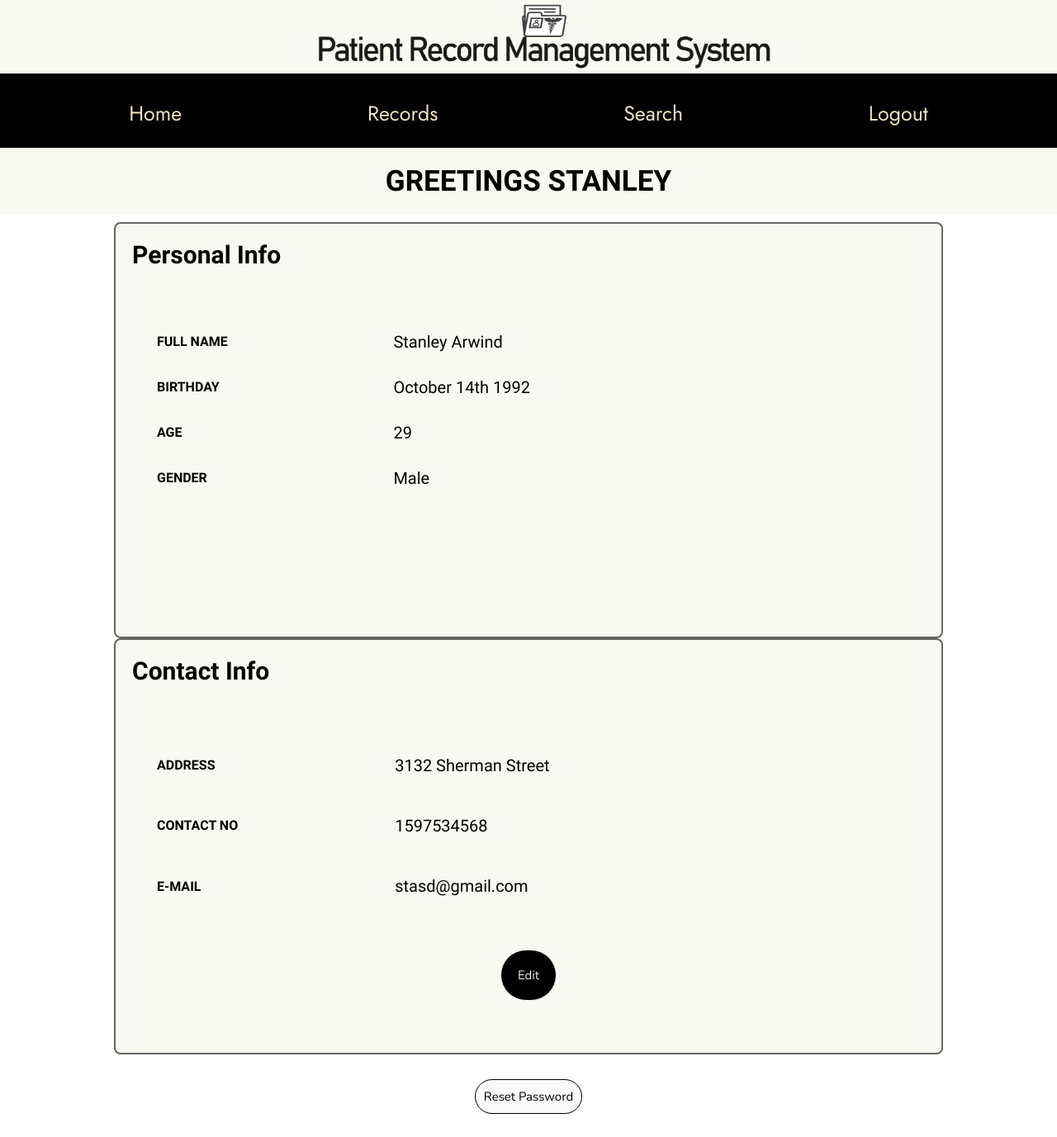
Screenshot of /pdashboard.php (signed in) with the database file from the repository.
### tables this page shows
CREATE TABLE IF NOT EXISTS `patient` (
  `SSN` varchar(20) NOT NULL,
  `F_Name` char(15) NOT NULL,
  `L_Name` char(15) NOT NULL,
  `Address` varchar(30) NOT NULL,
  `Contact_No` varchar(20) NOT NULL,
  `Email` varchar(50) DEFAULT NULL,
  `Date_Of_Birth` date NOT NULL,
  `Gender` char(10) NOT NULL
);

### pdashboard.php (the view, shortened to what this page needs)
<!DOCTYPE html>
<html>
<head>
  <link rel="stylesheet" type="text/css" href="css/pdash_style.css">
</head>
<body>
  <div class="top_img"><img src="Resource/land2.png"></div>
  <div class="navigation-bar" style="text-align: center">
    <a href="pdashboard.php" >Home</a>
    <a href="precords.php">Records </a>
    <a href="psearch.php">Search</a>
    <a class='logout' href="logout.php">Logout</a>
  </div>
  <?php
    require "connection.php";
    $uid=$_SESSION["userID"];
    $sql="SELECT SSN, F_Name, CONCAT(F_Name,' ',L_Name) AS Full_name, Address, Contact_No, Email, Date_Format(Date_Of_Birth,'%M %D %Y') AS Date_Of_Birth, Gender, DATE_FORMAT(NOW(), '%Y') - DATE_FORMAT(Date_Of_Birth, '%Y') - (DATE_FORMAT(NOW(), '00-%m-%d') < DATE_FORMAT(Date_Of_Birth, '00-%m-%d')) AS age FROM patient WHERE SSN=?";
    $stmt= mysqli_stmt_init($conn);
    if (!mysqli_stmt_prepare($stmt,$sql)) {
      header("Location:pdashboard.php?error=sqlerror");
    }
    else {
      mysqli_stmt_bind_param($stmt, "s", $uid);
      mysqli_stmt_execute($stmt);
      $result= mysqli_stmt_get_result($stmt);
      if ($row = mysqli_fetch_assoc($result))
      {
        $fname=strtoupper($row["F_Name"]);
        $fullname=$row["Full_name"];
        $address=$row["Address"];
        $cont=$row["Contact_No"];
        $mail=$row["Email"];
        $dob=$row["Date_Of_Birth"];
        $gen=$row["Gender"];
        $age=$row["age"];
        echo "
          <div class='welcome'><h2 class='welcome_mssg'> GREETINGS $fname</h2></div>
          <div class='pi_box'>
            <div class='pi_table'>
            <h3> Personal Info</h3>
              <table>
                <tr><th>FULL NAME</th>
                    <td>$fullname</td></tr>
                <tr><th>BIRTHDAY</th>
                   <td>$dob</td></tr>
                <tr><th>AGE</th>
                    <td>$age</td></tr>
                <tr><th>GENDER</th>
                   <td>$gen</td></tr>
              </table>
            </div>
          </div>
          <div class='ci_box'>
            <div class='ci_table'>
            <h3> Contact Info</h3>
              <table>
                <tr><th>ADDRESS</th>
                    <td>$address</td></tr>
                <tr><th>CONTACT NO</th>
                   <td>$cont</td></tr>
                <tr><th>E-MAIL</th>
                   <td>$mail</td></tr>
              </table>
              <a href='patient_info_edit.php'>Edit</a>
            </div>
          </div>
          <div class='res_div'><a class='res' href='p_res_pass.php'>Reset Password</a></div>
        <div class='footer'></div>
        ";
      }
    }
   ?>
</body>
</html>

### css/pdash_style.css (style rules this page uses)
* { margin: 0; padding: 0; }
.top_img { width: 100%; background-color: #f9f9f3; }
.top_img img { width: 550px; height: 80px; margin: 5px 30% auto; }
.navigation-bar { background-color: black; overflow: hidden; font-family: "Jost", sans-serif; height: 90px; text-align: center; }
.navigation-bar a { display: inline-block; float: none; font-size: 25px; text-decoration: none; color: #ece2c1; padding: 30px 30px; margin: 0 80px; }
.welcome { width: 100%; height: 90px; }
.welcome_mssg { font-family: "Barlow Condensed", sans-serif; font-size: 35px; background: #f9f9f3; text-align: center; padding: 20px; }
.pi_box, .ci_box { text-align: center; }
.pi_table, .ci_table { display: inline-block; width: 1000px; height: 500px; border: 2px solid rgb(101 101 101); border-radius: 8px; font-family: "Barlow Condensed", sans-serif; background: #f9f9f3; }
.pi_table h3, .ci_table h3 { margin: 2%; text-align: left; font-size: 30px; }
.pi_table table, .ci_table table { font-family: "Questrial", sans-serif; height: 300px; width: 900px; text-align: left; padding: 30px; border-spacing: 20px; padding: 30px; }
.pi_table table td, .ci_table table td { font-size: 20px; }
.ci_table a { display: inline-block; background: black; padding: 20px; margin-left: 320; text-decoration: none; font-family: "Nunito", sans-serif; font-size: 15px; color: #f1f1f1; border: 1px solid #f1f1f1; border-radius: 40px; outline: none; }
.res_div { width: 100%; height: 20%; text-align: center; margin-top: 30px; }
.res { display: inline-block; background: #f9f9f9; padding: 10px; margin-left: auto; margin-right: auto; text-decoration: none; font-family: "Nunito", sans-serif; font-size: 15px; color: black; border: 1px solid black; border-radius: 40px; outline: none; }

### rows the page displays
patient: F_Name "STANLEY", Gender "Male", Address "3132 Sherman Street", Contact_No "1597534568", Email "stasd@gmail.com"

### other values shown
$fullname "Stanley Arwind"
$dob "October 14th 1992"
$age "29"
